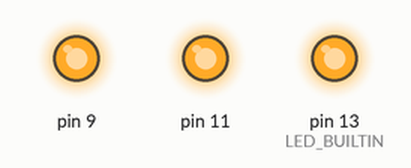
This sketch was run on a simulated Arduino Uno, built with avr-gcc and run on an emulated ATmega328P. Parts: output pins drawn as LEDs (lit = HIGH).

Above: at 0.5 s.
At 3.5 s:
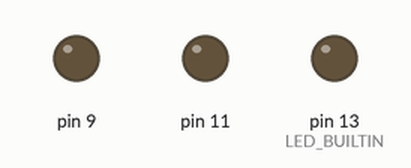
Timing chart, 0 to 4.6 s (numbered marks = the images above):
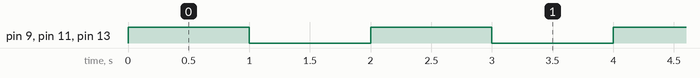

The sketch:

Job6Synchrone.ino
```cpp
// C++ code
//
void setup()
{
  pinMode(LED_BUILTIN, OUTPUT);
  pinMode(13, OUTPUT);
  pinMode(11, OUTPUT);
  pinMode(9, OUTPUT);
  digitalWrite(LED_BUILTIN, HIGH);
}

void loop()
{
  digitalWrite(13, HIGH);
  digitalWrite(11, HIGH);
  digitalWrite(9, HIGH);
  delay(1000); // Wait for 1000 millisecond(s)

  digitalWrite(13, LOW);
  digitalWrite(11, LOW);
  digitalWrite(9, LOW);
  delay(1000); // Wait for 1000 millisecond(s)
}
```

job6_synchrone.cpp
```cpp
// C++ code
//
int animationSpeed = 0;

void setup()
{
  pinMode(LED_BUILTIN, OUTPUT);
  pinMode(11, OUTPUT);
  pinMode(9, OUTPUT);

  animationSpeed = 400;
}

void loop()
{
  digitalWrite(LED_BUILTIN, HIGH);
  digitalWrite(11, HIGH);
  digitalWrite(9, HIGH);
  delay(animationSpeed); // Wait for animationSpeed millisecond(s)
  digitalWrite(LED_BUILTIN, LOW);
  digitalWrite(11, LOW);
  digitalWrite(9, LOW);
  delay(animationSpeed); // Wait for animationSpeed millisecond(s)
}
```

Measured:
- by itself, pin 9, pin 11, pin 13 (LED_BUILTIN): alternates HIGH for 1.0 s and LOW for 1.0 s
